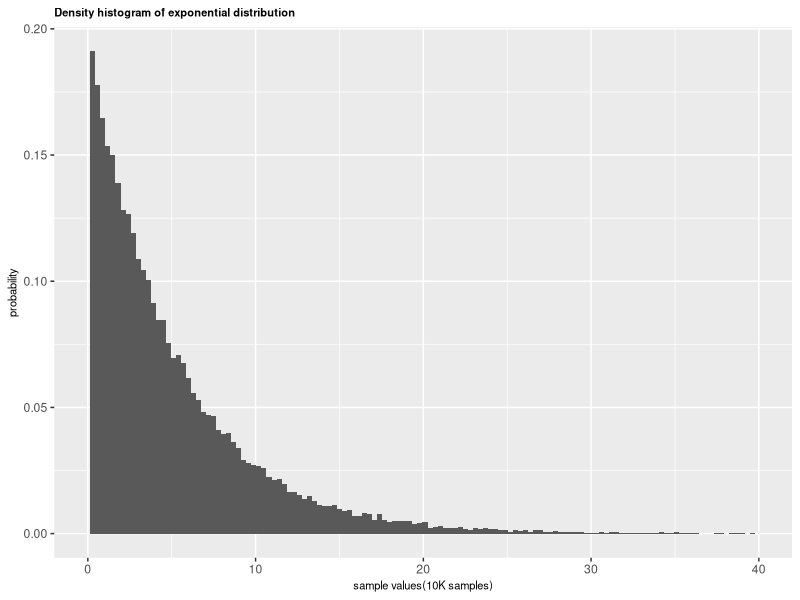

Here is the R script that generated this plot: (Note: this script raises an error after producing the figure.)
#library
library(ggplot2)
library(gridExtra)

#initializing the variables
lambda<-0.2
samples<-40
trials<-1000

sampleDist<-0 #exponential distribution of every 40 samples
meanSample<-0 #mean of the 40 samples
dist<-0 #saving all the distributions over 1000 trials
mean<-0 #saving all the means from teh 1000 trials.

for (i in 1:trials){
  sampleDist<-rexp(samples,lambda)
  meanSample<-mean(sampleDist)
  dist<-c(dist,sampleDist)
  mean<-c(mean,meanSample)
}
mean<-data.frame(mean=mean[-1])
dist<-data.frame(dist=dist[-1])

#comparing means 
meanT<-1/lambda
meanD<-colMeans(mean)

#comparing the sds
sdT<-1/(lambda*sqrt(samples))
sdD<-sd(mean$mean)

#finding the 95% interval about the mean
range<-round(c((qnorm(.975)*sdT*c(-1,1)+meanD),as.numeric(meanD)),2)

#plot of the exponential distribution
p<-ggplot(data=dist,aes(dist))+
  geom_histogram(aes(y=..density..),binwidth=.3)+
  scale_x_continuous(limits=c(0,40))+
  xlab("sample values(10K samples)") +
  ylab("probability") + 
  ggtitle("Density histogram of exponential distribution")+
  theme(axis.title=element_text(size=8),plot.title=element_text(size=8,face="bold"))


#histogram of means
h<-ggplot(data=mean,aes(x=mean)) +
  geom_histogram(aes(y=..density..),binwidth=.2,colour="black", fill="white") +
  geom_density(alpha=.4, fill="red",size=1) +
  xlab("mean values of each trial") +
  ylab("probability") + 
  ggtitle("Density histogram of means of each trial")+
  geom_vline(xintercept=range, linetype="dotted",color='blue')+
  theme(axis.title=element_text(size=8),plot.title=element_text(size=8,face="bold"))+
  scale_x_continuous(breaks=range,labels=c(range[1],range[2]))
  
grid.arrange(p,h,ncol=2)
